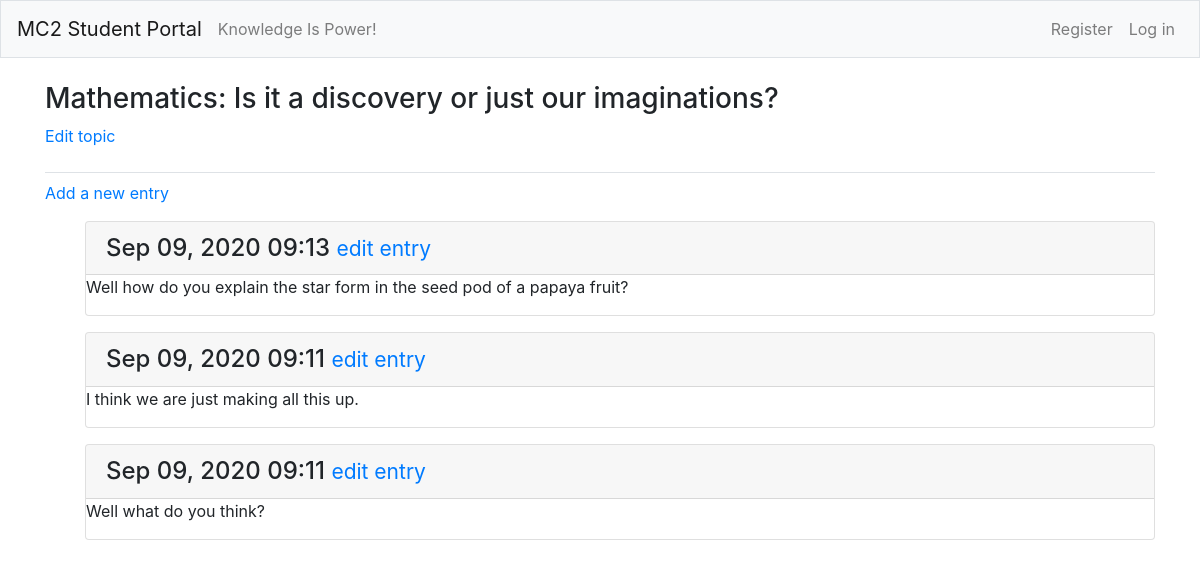
/topics/1/ (signed in), run on the app's committed database.
### student_portals/models.py (models this page shows, shortened)
class Topic(models.Model):
	text = models.CharField(max_length=200) # Set the number maximum of words to 200
	date_added = models.DateTimeField(auto_now_add=True)
	owner = models.ForeignKey(Student, on_delete=models.CASCADE)
	def __str__(self):
	 	return self.text

class Entry(models.Model):
	topic = models.ForeignKey(Topic, on_delete=models.CASCADE)
	text = models.TextField() # Has no limit to the number of words
	date_added = models.DateTimeField(auto_now_add=True)
	class Meta:
		verbose_name_plural = 'entries'

### student_portals/views.py (the view)
# urls.py: path('topics/<int:topic_id>/', views.topic, name='topic'),
@login_required
def topic(request, topic_id):
	topic = Topic.objects.get(id=topic_id)
	check_topic_owner(topic, request)
	entries = topic.entry_set.order_by('-date_added')
	context = {'topic': topic, 'entries': entries}
	return render(request, 'student_portals/topic.html', context)

### student_portals/views.py (called while the page is built)
def check_topic_owner(topic, request):
	if topic.owner != request.user:
		raise Http404

### student_portals/templates/student_portals/topic.html
{% extends "student_portals/base.html" %}
{% block page_header %}
  <h3>{{ topic }}</h3>
  <p>
    <a href="{% url 'student_portals:edit_topic' topic.id %}">Edit topic</a>
  </p>
{% endblock page_header %}
{% block content %}
  <p>
    <a href="{% url 'student_portals:new_entry' topic.id %}">Add a new entry</a>
  </p>
  <ul>
  {% for entry in entries %}
    <div class="card mb-3">
      <h4 class="card-header">
        {{ entry.date_added|date:'M d, Y H:i' }}
        <small><a href="{% url 'student_portals:edit_entry' entry.id %}">
          edit entry
        </a></small>
      </h4>
      <div>
        {{ entry.text|linebreaks }}
      </div>
    </div>
  {% empty %}
    <p>There are no entries for this topic yet.</p>
  {% endfor %}
  </ul>
{% endblock content %}

### student_portals/templates/student_portals/base.html (shortened to what this page needs)
{% load bootstrap4 %}
<!DOCTYPE html>
<html lang="en">
<head>
  {% bootstrap_css %}
</head>
<body>
  <nav class="navbar navbar-expand-md navbar-light bg-light mb-4 border">
  	<a class="navbar-brand" href="{% url 'student_portals:index' %}">
  		MC2 Student Portal
  	</a>
  	<div class="collapse navbar-collapse" id="navbarCollapse">
  	  <ul class="navbar-nav mr-auto">
        {% if account.is_authenticated %}
          <li class="nav-item">
            <a class="nav-link" href="{% url 'student_portals:assignment_submission' %}">Assignment Submission</a>
          </li>
          <li class="nav-item">
            <a class="nav-link" href="{% url 'student_portals:grade_book' %}">Grade Book</a>
          </li>
    	  	<li class="nav-item">
    	  	  <a class="nav-link" href="{% url 'student_portals:topics' %}">Discussion Forum</a>
    	  	</li>
        {% else %}
          <li class="nav-item">
            <span class="navbar-text">Knowledge Is Power! </span>
          </li>
        {% endif %}
  	  </ul>
  	  <ul class="navbar-nav ml-auto">
  	  	{% if account.is_authenticated %}
  	  	  <li class="nav-item">
  	  	  	<span class="navbar-text">Hello, {{ user.username }}. | </span>
  	  	  </li>
          <li class="nav-item">
            <a class="navbar-text" href="{% url 'account:edit_profile' %}">| Edit Profile |</a>
          </li>
  	  	  <li class="nav-item">
  	  	  	<a class="navbar-text" href="{% url 'account:logout' %}"> | Log out</a>
  	  	  </li>
  	  	{% else %}
  	  	  <li class="nav-item">
  	  	  	<a class="nav-link" href="{% url 'account:register' %}">  Register</a>
  	  	  </li>
  	  	  <li>
  	  	  	<a class="nav-link" href="{% url 'account:login' %}">Log in</a>
  	  	  </li>
  	  	{% endif %}
  	  </ul>
  	</div>
  </nav>
  <main role="main" class="container">
    <div class="pb-2 mb-2 border-bottom">
  	  {% block page_header %}{% endblock page_header %}
  	</div>
  	<div>
  	  {% block content %}{% endblock content %}
  	</div>
  </main>
</body>
</html>

### data on the page
Topic: text "Mathematics: Is it a discovery or just our imaginations?"
Entry: date_added "Sep 09, 2020 09:13", text "Well how do you explain the star form in the seed pod of a papaya fruit?"
Entry: date_added "Sep 09, 2020 09:11", text "I think we are just making all this up."
Entry: date_added "Sep 09, 2020 09:11", text "Well what do you think?"
